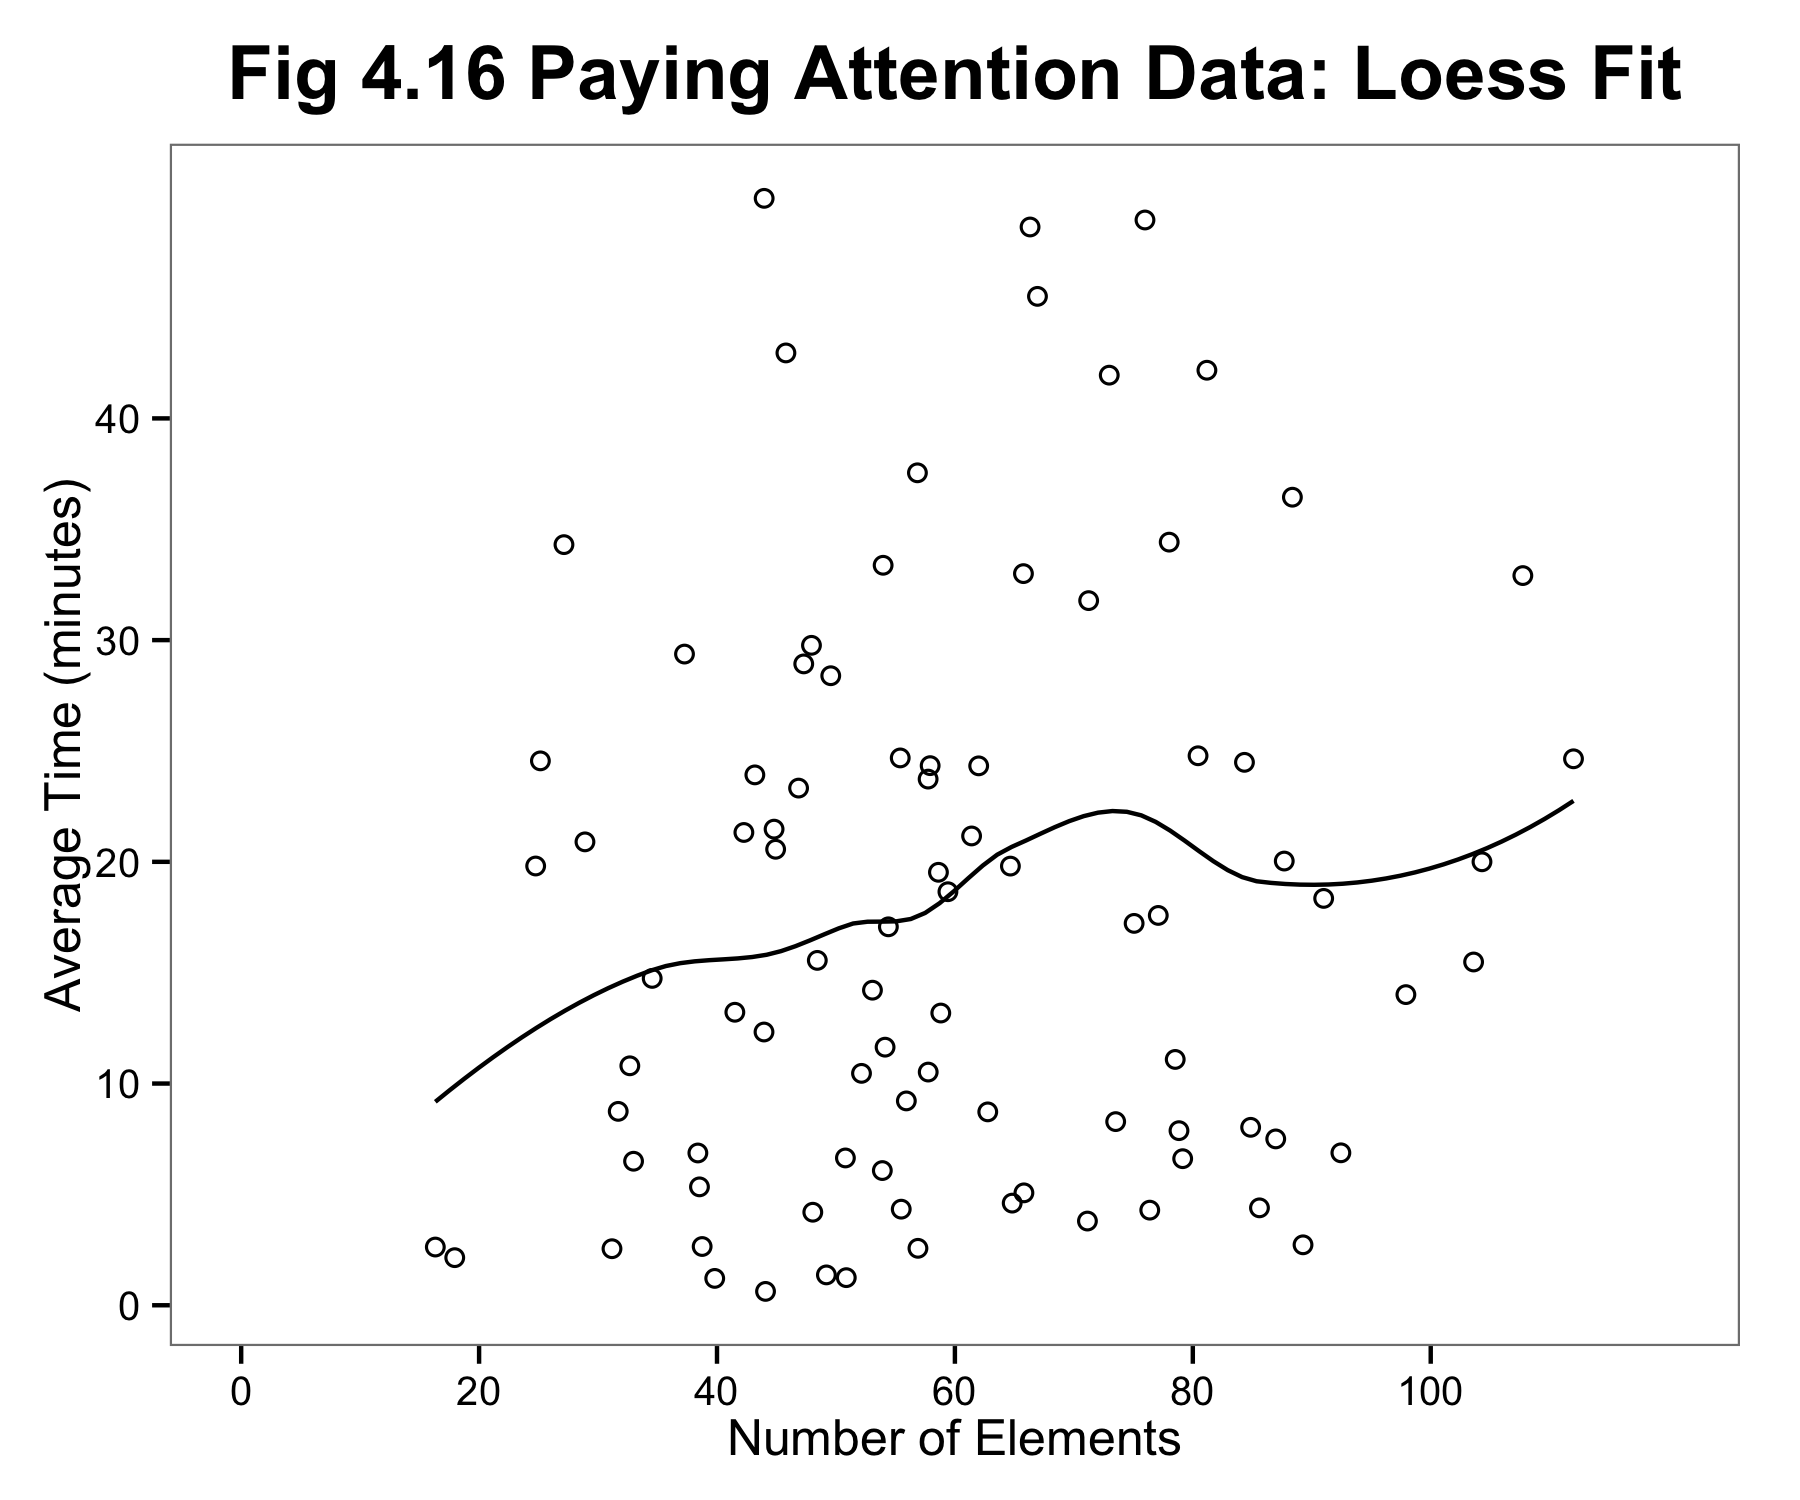

This chart was generated by the following R code:
## NOTE: THE DATA USED WAS SIMULATED, WE DID NOT HAVE ACCESS TO THE
##       RAW/ORIGINAL DATA.

library(ggplot2)

this_base <- "fig04-16_paying-attention-data-loess-fit"

set.seed(5)

my_data <- data.frame(x = rnorm(n = 150, mean = 60, sd = 20),
                      y = rnorm(n = 150, mean = 5, sd = 20))

my_data <- subset(my_data, y > 0 )

p <- ggplot(my_data, aes(x = x, y = y)) +
  geom_point(shape = 1) +
  geom_smooth(method = "loess", formula = y ~ x, se = FALSE, colour = "black") +
  scale_x_continuous(breaks = seq(0, 100, 20), limits = c(0, 120)) +
  scale_y_continuous(breaks = seq(0, 40, 10)) +
  labs(x = "Number of Elements", y = "Average Time (minutes)") + 
  ggtitle("Fig 4.16 Paying Attention Data: Loess Fit") +
  theme_bw() +
  theme(panel.grid.major = element_blank(),
        panel.grid.minor = element_blank(),
        plot.title = element_text(size = rel(1.5), face = "bold", vjust = 1.5))

p

ggsave(paste0(this_base, ".png"), p, width = 6, height = 5)

